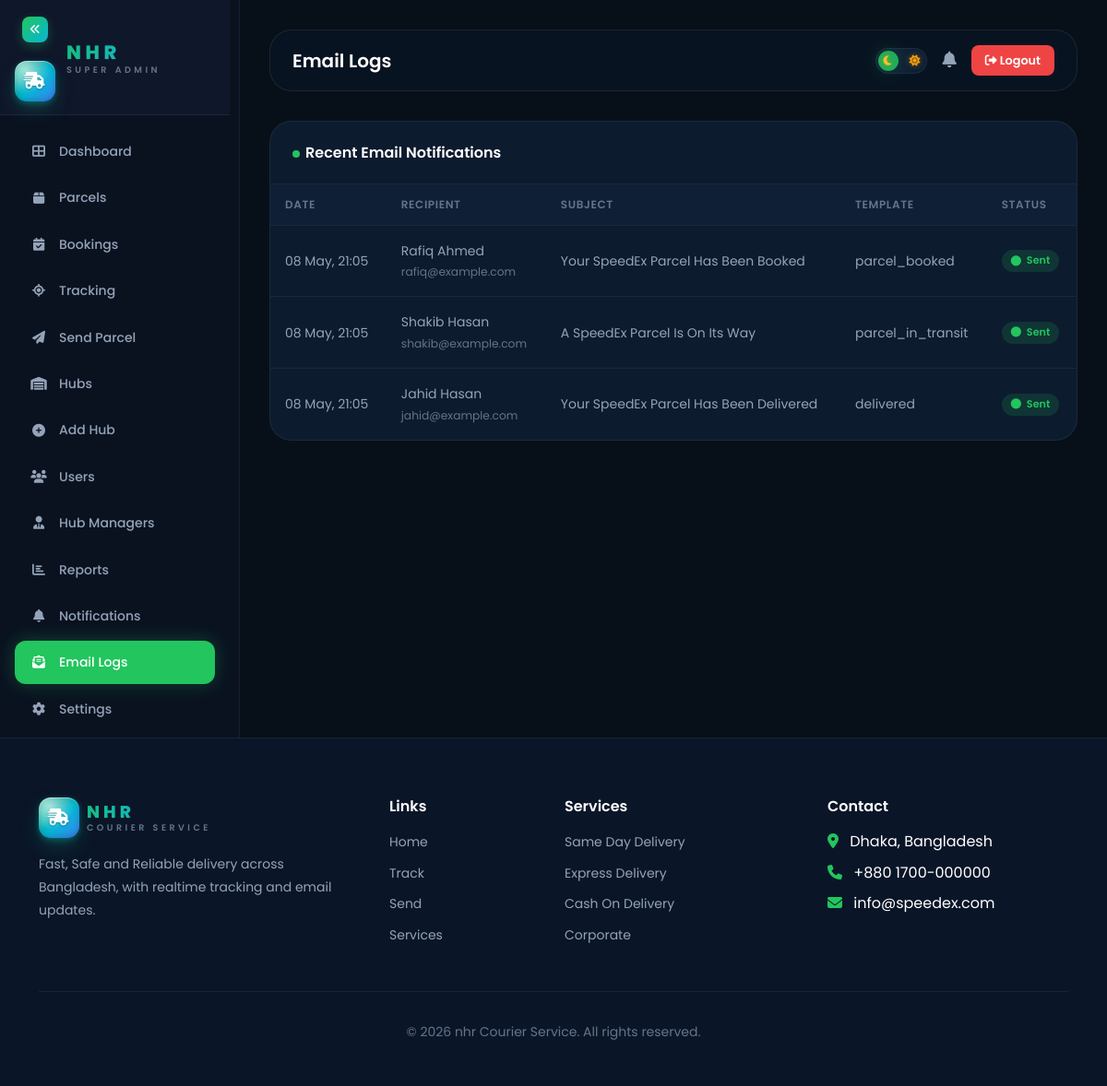
Page /admin/email-logs.php (signed in) on the committed database.
### tables this page shows
CREATE TABLE `email_logs` (
  `id` INT UNSIGNED AUTO_INCREMENT PRIMARY KEY,
  `to_email` VARCHAR(255) NOT NULL,
  `to_name` VARCHAR(150) DEFAULT NULL,
  `subject` VARCHAR(255) NOT NULL,
  `template` VARCHAR(50) DEFAULT NULL,
  `parcel_id` INT UNSIGNED DEFAULT NULL,
  `status` ENUM('sent','failed','queued') NOT NULL DEFAULT 'queued',
  `error` TEXT DEFAULT NULL,
  `created_at` TIMESTAMP DEFAULT CURRENT_TIMESTAMP,
  INDEX `idx_email_status` (`status`),
  INDEX `idx_email_parcel` (`parcel_id`)
);

### config/database.php (called while the page is built, shortened)
<?php
class Database {
    private static ?PDO $instance = null;
    public static function getConnection(): PDO {
        if (self::$instance === null) {
            try {
                $dsn = "mysql:host=" . DB_HOST . ";dbname=" . DB_NAME . ";charset=" . DB_CHARSET;
                self::$instance = new PDO($dsn, DB_USER, DB_PASS, [
                    PDO::ATTR_ERRMODE            => PDO::ERRMODE_EXCEPTION,
                    PDO::ATTR_DEFAULT_FETCH_MODE => PDO::FETCH_ASSOC,
                    PDO::ATTR_EMULATE_PREPARES   => false,
                ]);
            } catch (PDOException $e) {
                error_log("DB Error: " . $e->getMessage());
                die("Database connection failed.");
            }
        }
        return self::$instance;
    }
}
function sanitize($input): string {
    return htmlspecialchars(trim((string)$input), ENT_QUOTES, 'UTF-8');
}

### admin/email-logs.php (the view, shortened to what this page needs)
<?php
require_once __DIR__ . '/../includes/admin_shell.php';
$rows = Database::getConnection()->query("SELECT * FROM email_logs ORDER BY created_at DESC LIMIT 200")->fetchAll();
?>
<div class="table-wrapper">
  <div class="table-header"><h6 style="margin:0;font-weight:600;"><span class="live-dot"></span>Recent Email Notifications</h6></div>
  <div style="overflow-x:auto;"><table class="table-speedex">
    <thead><tr><th>Date</th><th>Recipient</th><th>Subject</th><th>Template</th><th>Status</th></tr></thead>
    <tbody>
    <?php foreach ($rows as $e): ?>
      <tr><td><?= date('d M, H:i', strtotime($e['created_at'])) ?></td>
          <td><?= sanitize($e['to_name'] ?: '—') ?><br><small style="color:var(--text-muted);"><?= sanitize($e['to_email']) ?></small></td>
          <td><?= sanitize($e['subject']) ?></td>
          <td><?= sanitize($e['template'] ?? '—') ?></td>
          <td><span class="email-pill <?= sanitize($e['status']) ?>"><i class="fas fa-circle"></i> <?= ucfirst($e['status']) ?></span></td>
      </tr>
    <?php endforeach; ?>
    </tbody></table></div>
</div>

### assets/css/style.css (style rules this page uses)
:root { --primary: #22c55e; --primary-light: #4ade80; --primary-dark: #16a34a; --primary-glow: 0 0 20px rgba(34, 197, 94, 0.3); --primary-glow-strong: 0 0 40px rgba(34, 197, 94, 0.5); --gradient-primary: linear-gradient(135deg, #22c55e, #16a34a); --gradient-hero: linear-gradient(135deg, #071018 0%, #0a1628 50%, #071018 100%); --gradient-card: linear-gradient(135deg, rgba(34, 197, 94, 0.05), rgba(34, 197, 94, 0.02)); --gradient-neon: linear-gradient(90deg, #22c55e, #4ade80, #22c55e); --font-primary: 'Poppins', sans-serif; --font-size-xs: 0.75rem; --font-size-sm: 0.875rem; --font-size-base: 1rem; --font-size-lg: 1.125rem; --font-size-xl: 1.25rem; --font-size-2xl: 1.5rem; --font-size-3xl: 1.875rem; --font-size-4xl: 2.25rem; --font-size-5xl: 3rem; --font-size-6xl: 3.75rem; --space-1: 0.25rem; --space-2: 0.5rem; --space-3: 0.75rem; --space-4: 1rem; --space-5: 1.25rem; --space-6: 1.5rem; --space-8: 2rem; --space-10: 2.5rem; --space-12: 3rem; --space-16: 4rem; --space-20: 5rem; --radius-sm: 8px; --radius-md: 12px; --radius-lg: 16px; --radius-xl: 24px; --radius-full: 9999px; --transition-fast: 0.15s ease; --transition-base: 0.3s ease; --transition-slow: 0.5s ease; --transition-spring: 0.4s cubic-bezier(0.175, 0.885, 0.32, 1.275); --z-dropdown: 100; --z-sticky: 200; --z-modal: 300; --z-toast: 400; }
[data-theme="dark"] { --bg-primary: #071018; --bg-secondary: #0a1628; --bg-tertiary: #0f1f35; --bg-card: rgba(15, 31, 53, 0.8); --bg-card-hover: rgba(15, 31, 53, 0.95); --bg-glass: rgba(7, 16, 24, 0.7); --bg-input: rgba(15, 31, 53, 0.6); --bg-sidebar: #0a1220; --text-primary: #ffffff; --text-secondary: #94a3b8; --text-muted: #64748b; --text-inverse: #071018; --border-color: rgba(34, 197, 94, 0.15); --border-subtle: rgba(255, 255, 255, 0.06); --border-hover: rgba(34, 197, 94, 0.4); --shadow-sm: 0 2px 8px rgba(0, 0, 0, 0.3); --shadow-md: 0 4px 16px rgba(0, 0, 0, 0.4); --shadow-lg: 0 8px 32px rgba(0, 0, 0, 0.5); --shadow-card: 0 4px 24px rgba(0, 0, 0, 0.3); --glass-bg: rgba(10, 22, 40, 0.6); --glass-border: rgba(255, 255, 255, 0.08); --glass-blur: blur(20px); }
*, *::before, *::after { margin: 0; padding: 0; box-sizing: border-box; }
html { scroll-behavior: smooth; -webkit-font-smoothing: antialiased; -moz-osx-font-smoothing: grayscale; }
body { font-family: var(--font-primary); background-color: var(--bg-primary); color: var(--text-primary); line-height: 1.6; overflow-x: hidden; transition: background-color var(--transition-base), color var(--transition-base); }
.table-wrapper { background: var(--bg-card); border: 1px solid var(--border-subtle); border-radius: var(--radius-xl); overflow: hidden; }
.table-wrapper .table-header { padding: var(--space-6); border-bottom: 1px solid var(--border-subtle); display: flex; align-items: center; justify-content: space-between; }
.table-speedex { width: 100%; border-collapse: collapse; }
.table-speedex thead th { background: var(--bg-tertiary); padding: var(--space-3) var(--space-4); font-size: var(--font-size-xs); font-weight: 600; text-transform: uppercase; letter-spacing: 0.05em; color: var(--text-muted); text-align: left; border-bottom: 1px solid var(--border-subtle); }
.table-speedex tbody td { padding: var(--space-4); font-size: var(--font-size-sm); border-bottom: 1px solid var(--border-subtle); color: var(--text-secondary); }
.table-speedex tbody tr:last-child td { border-bottom: none; }

### assets/css/extras.css (style rules this page uses)
.live-dot { display:inline-block;width:8px;height:8px;border-radius:50%;background:#22c55e;box-shadow:0 0 0 0 rgba(34,197,94,.7);animation:pulseDot 1.6s infinite;margin-right:6px; }
.email-pill { display:inline-flex;align-items:center;gap:6px;padding:3px 10px;border-radius:999px;font-size:.7rem;font-weight:600; }
.email-pill.sent { background:rgba(34,197,94,.15);color:#22c55e; }

### rows in the picture
email_logs: created_at "08 May, 21:05", to_name "Rafiq Ahmed", to_email "rafiq@example.com", subject "Your SpeedEx Parcel Has Been Booked", template "parcel_booked", status "Sent"
email_logs: created_at "08 May, 21:05", to_name "Shakib Hasan", to_email "shakib@example.com", subject "A SpeedEx Parcel Is On Its Way", template "parcel_in_transit", status "Sent"
email_logs: created_at "08 May, 21:05", to_name "Jahid Hasan", to_email "jahid@example.com", subject "Your SpeedEx Parcel Has Been Delivered", template "delivered", status "Sent"

### other values in the picture
$title "Email Logs"
